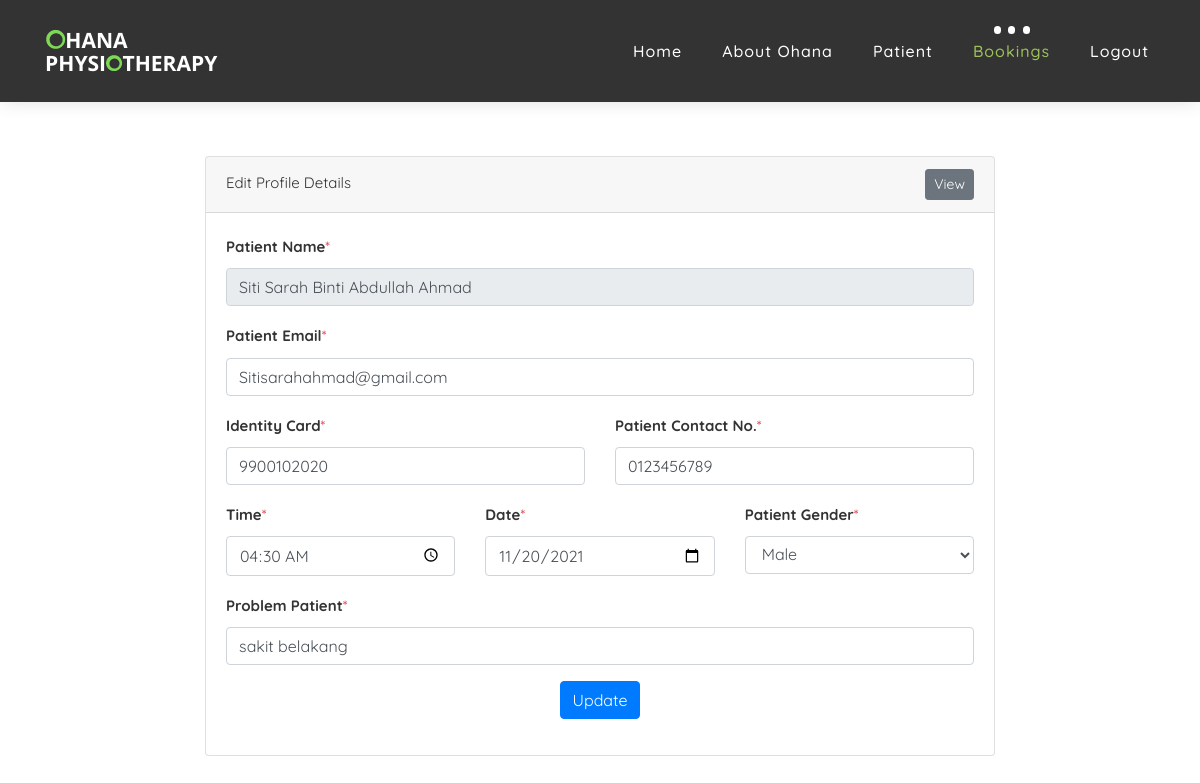
The page /admin/editbooking.php?id=67 on the database its author committed.
### tables this page shows
CREATE TABLE `bookings` (
  `id_book` int(11) NOT NULL,
  `date` date NOT NULL,
  `timeslot` varchar(50) NOT NULL,
  `name` varchar(50) NOT NULL,
  `gender` varchar(50) NOT NULL,
  `phone` varchar(50) NOT NULL,
  `email` varchar(50) NOT NULL,
  `comment` varchar(50) NOT NULL,
  `ic` varchar(50) NOT NULL,
  `id_patient` int(11) NOT NULL
);

### admin/editbooking.php (the view, shortened to what this page needs)
<?php
$servername = "localhost";
$username = "root";
$password = "";
$dbname = "ohana";
$conn = mysqli_connect($servername, $username, $password, $dbname);
$id_book=$_GET["id"];
$dis_usr="SELECT * FROM bookings WHERE id_book='$id_book'";
$resultusr=$conn->query($dis_usr);
$row=$resultusr->fetch_assoc();
?>
<!DOCTYPE html>
<html lang="en">
    <link rel="stylesheet" href="css/bootstrap.min.css">
    <link rel="stylesheet" href="style.css">
    <link rel="stylesheet" href="css/versions.css">
    <link rel="stylesheet" href="css/responsive.css">
    <link rel="stylesheet" href="css/custom.css">
</head>
<body class="host_version">
	<header class="top-navbar">
		<nav class="navbar navbar-expand-lg navbar-light bg-light">
			<div class="container-fluid">
				<a class="navbar-brand" href="index.php">
					<img src="images/ohana.png" alt="" />
				</a>
				<div class="collapse navbar-collapse" id="navbars-host">
					<ul class="navbar-nav ml-auto">
						<li class="nav-item"><a class="nav-link" href="admin.php">Home</a></li>
						<li class="nav-item dropdown">
							<a class="nav-link dropdown-toggle" href="#" id="dropdown-a" data-toggle="dropdown">About Ohana </a>
						</li>
						<li class="nav-item dropdown">
							<a class="nav-link dropdown-toggle" href="#" id="dropdown-a" data-toggle="dropdown">Patient </a>
						</li>
						<li class="nav-item dropdown active">
							<a class="nav-link dropdown-toggle" href="#" id="dropdown-a" data-toggle="dropdown">Bookings </a>
						</li>
						<li class="nav-item"><a class="nav-link" href="logout.php">Logout</a></li>
					</ul>
				</div>
			</div>
		</nav>
	</header>
<br>
<br>
	<div class="row justify-content-md-center">
		<div class="col col-md-8">
			<div class="card">
				<div class="card-header">
					<div class="row">
						<div class="col-md-6">
							Edit Profile Details
						</div>
						<div class="col-md-6 text-right">
							<a href="displaybooking.php?id=<?php echo $row["id_book"]; ?>" class="btn btn-secondary btn-sm">View</a>
						</div>
					</div>
				</div>
				<div class="card-body">
					<form method="post" action="updatebooking.php">
						<div class="form-group">
							<label><strong>Patient Name</strong><span class="text-danger">*</span></label>
							<input type="text" name="name"  class="form-control" value="<?php echo $row["name"];?>" required autofocus data-parsley-type="name" data-parsley-trigger="keyup" readonly />
						</div>
						<div class="form-group">
							<label><strong>Patient Email</strong><span class="text-danger">*</span></label>
							<input type="text" name="email" class="form-control" value="<?php echo $row["email"];?>" required  data-parsley-trigger="keyup" />
						</div>
						<div class="row">
							<div class="col-md-6">
								<div class="form-group">
									<label><strong>Identity Card</strong><span class="text-danger">*</span></label>
									<input type="text" name="ic" class="form-control" value="<?php echo $row["ic"];?>" required  data-parsley-trigger="keyup" />
								</div>
							</div>
							<div class="col-md-6">
								<div class="form-group">
									<label><strong>Patient Contact No.</strong><span class="text-danger">*</span></label>
									<input type="number" name="phone" class="form-control" value="<?php echo $row["phone"];?>" required  data-parsley-trigger="keyup" />
								</div>
							</div>
						</div>
						<div class="row">
							<div class="col-md-4">
								<div class="form-group">
									<label><strong>Time</strong><span class="text-danger">*</span></label>
									<input type="time" name="timeslot" class="form-control" value="<?php echo $row["timeslot"];?>" required  data-parsley-trigger="keyup" />
								</div>
							</div>
							<div class="col-md-4">
								<div class="form-group">
									<label><strong>Date</strong><span class="text-danger">*</span></label>
									<input type="date" name="date" class="form-control" value="<?php echo $row["date"];?>" required  data-parsley-trigger="keyup" />
								</div>
							</div>
							<div class="col-md-4">
								<div class="form-group">
									<label><strong>Patient Gender</strong><span class="text-danger">*</span></label>
									<select name="gender" class="form-control" value="<?php echo $row["gender"];?>" >
										<option value="Male">Male</option>
									</select>
								</div>
							</div>
						</div>
						<div class="form-group">
							<label><strong>Problem Patient</strong><span class="text-danger">*</span></label>
							<input type="text" name="comment" class="form-control" value="<?php echo $row["comment"];?>" required data-parsley-trigger="keyup"></textarea>
						</div>
						<div class="form-group text-center">
							<input type="submit" class="btn btn-primary" value="Update" />
						</div>
					</form>
				</div>
			</div>
		</div>
	</div>
	<br>
	<br>
</body>
</html>

### admin/style.css (style rules this page uses)
body { color: #333333; font-size: 15px; font-family: 'Quicksand', sans-serif; line-height: 1.80857; }
html, body { height: 100%; }
a { color: #1f1f1f; text-decoration: none !important; outline: none !important; -webkit-transition: all .3s ease-in-out; -moz-transition: all .3s ease-in-out; -ms-transition: all .3s ease-in-out; -o-transition: all .3s ease-in-out; transition: all .3s ease-in-out; }
a { color: #1f1f1f; text-decoration: none; outline: none; }
a, .btn { text-decoration: none !important; outline: none !important; -webkit-transition: all .3s ease-in-out; -moz-transition: all .3s ease-in-out; -ms-transition: all .3s ease-in-out; -o-transition: all .3s ease-in-out; transition: all .3s ease-in-out; }
.top-navbar .bg-light { background: #333333 !important; }
.top-navbar .navbar-light .navbar-nav .nav-link { color: #ffffff; font-size: 16px; font-weight: 500; }
.top-navbar .navbar-light .navbar-nav .nav-item { position: relative; display: inline-block; padding: 15px 0px; margin: 0px 20px; }
.top-navbar .navbar-light .navbar-nav .nav-item .nav-link { padding: 6px 0px; position: relative; display: block; line-height: 30px; letter-spacing: 1px; }
.top-navbar .navbar-light .navbar-nav .nav-item::after { position: absolute; content: ''; left: 50%; bottom: auto; top: 11px; width: 7px; height: 8px; opacity: 0; margin-left: -3px; background-color: #ffffff; border-radius: 50px; -webkit-transform: translateY(0px); transform: translateY(0px); transition: all 900ms ease; -webkit-transition: all 900ms ease; -ms-transition: all 900ms ease; -o-transition: all 900ms ease; -moz-transition: all 900ms ease; }
.top-navbar .navbar-light .navbar-nav .nav-item .nav-link::before { position: absolute; content: ''; left: 0%; bottom: auto; top: -4px; width: 7px; height: 8px; border-radius: 50px; opacity: 0; margin-left: -10px; background-color: #ffffff; -webkit-transform: translateY(0px); transform: translateY(0px); transition: all 900ms ease; -webkit-transition: all 900ms ease; -ms-transition: all 900ms ease; -o-transition: all 900ms ease; -moz-transition: all 900ms ease; }
.top-navbar .navbar-light .navbar-nav .nav-item .nav-link::after { position: absolute; content: ''; right: 0%; left: auto; bottom: auto; top: -4px; width: 7px; height: 8px; border-radius: 50px; border: none !important; opacity: 0; margin-right: -11px; background-color: #ffffff; transition: all 900ms ease; -webkit-transition: all 900ms ease; -ms-transition: all 900ms ease; -o-transition: all 900ms ease; -moz-transition: all 900ms ease; }
.top-navbar .navbar-light .navbar-nav .nav-item.active::after { opacity: 1; }
.top-navbar .navbar-light .navbar-nav .nav-item.active .nav-link::before { opacity: 1; left: 40%; }
.top-navbar .navbar-light .navbar-nav .nav-item.active .nav-link { color: #9dc15b; }
.top-navbar .navbar-light .navbar-nav .nav-item.active .nav-link::after { opacity: 1; right: 40%; }
.top-navbar .bg-light { padding-top: 15px; padding-bottom: 15px; box-shadow: 0 0 18px 0 rgba(0,0,0,.12); }

### rows shown on the page
bookings: name "Siti Sarah Binti Abdullah Ahmad", email "Sitisarahahmad@gmail.com", ic "9900102020", phone "0123456789", timeslot "04:30", date "11/20/2021", gender "Male", comment "sakit belakang"
